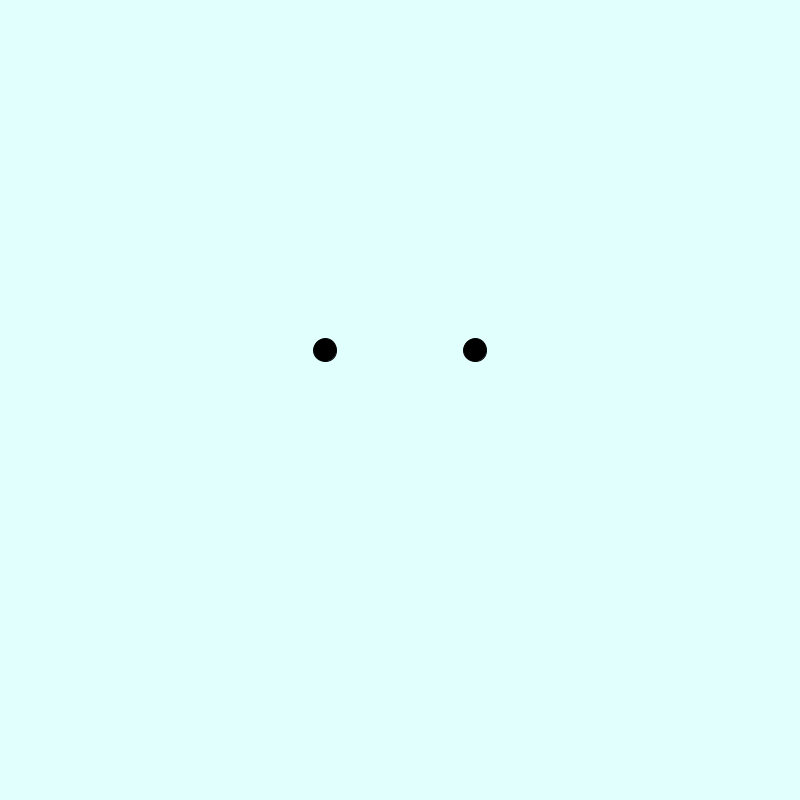
Frame 1 (no input)
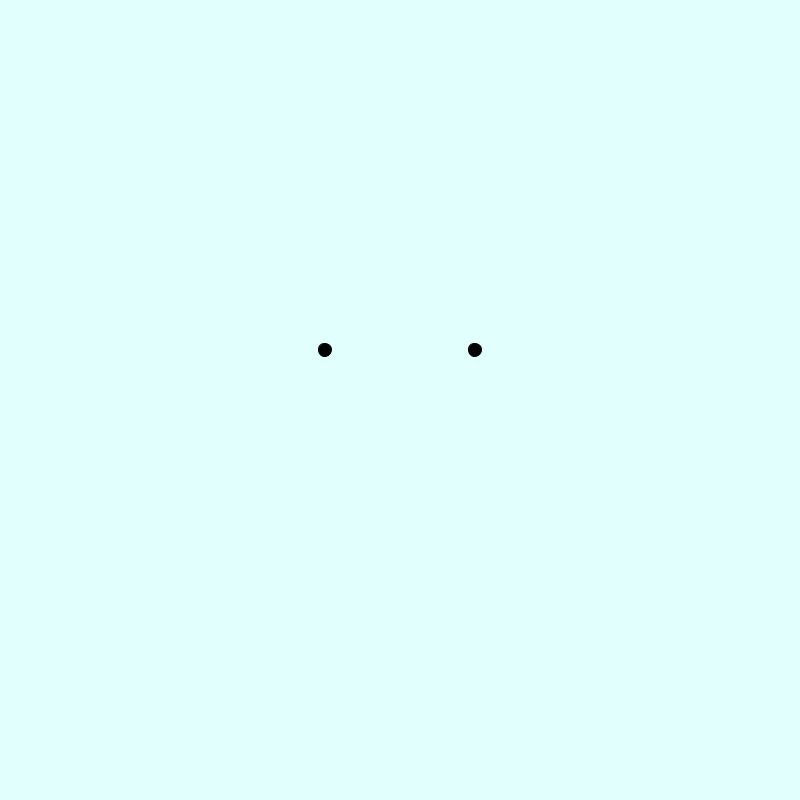
Frame 60 (the mouse pressed at the canvas centre just before this capture)
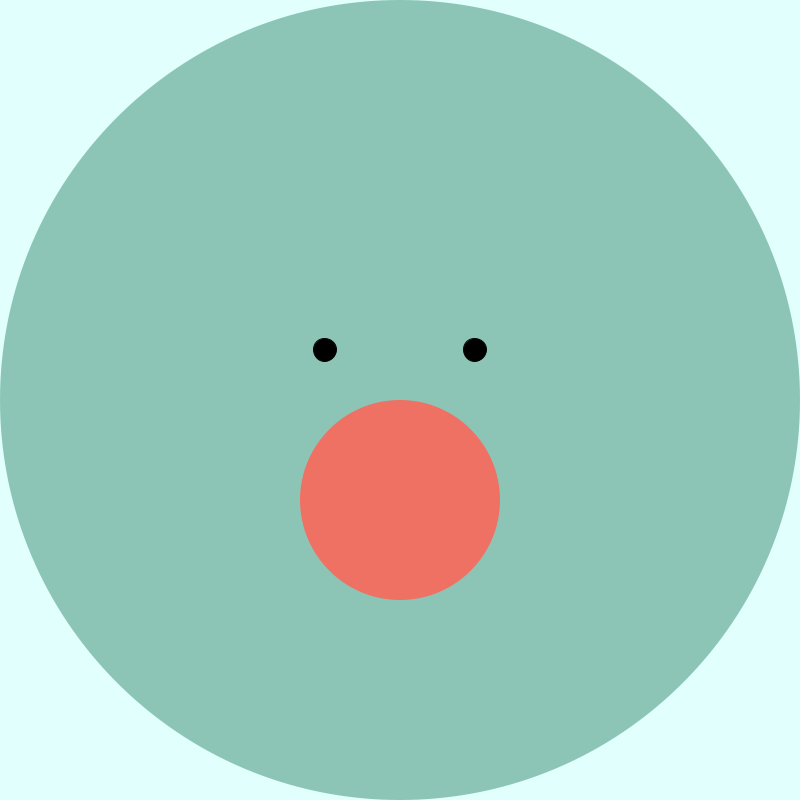
Frame 120 (the mouse held since frame 60 and released just before this capture)

The Processing sketch that drew these frames (run headless with seeded random() and noise(); from frame 60 on, the mouse is pressed at the canvas centre):

// Processing sketch: sketch_190829face
// ── sketch_190829face.pde
int r=50;

void setup() { 
  size(800, 800); 
  background(224, 255, 253); 
  stroke(10); 
  smooth();
}

void draw() { 
  background(224, 255, 253);

  noStroke();
    
  fill(140, 197, 182); 
  ellipse(400, 400, mouseX*2, mouseX*2);


  fill(239, 113, 100); 
  ellipse(400, 500, mouseX/2, mouseX/2);
  
  float e=random(10,30);
  fill(0, 0, 0); 
  stroke(0, 0, 0); 
  ellipse(325, 350, e, e);

  
  fill(0,0,0); 
  stroke(0, 0, 0); 
  ellipse(475, 350, e, e);
}
